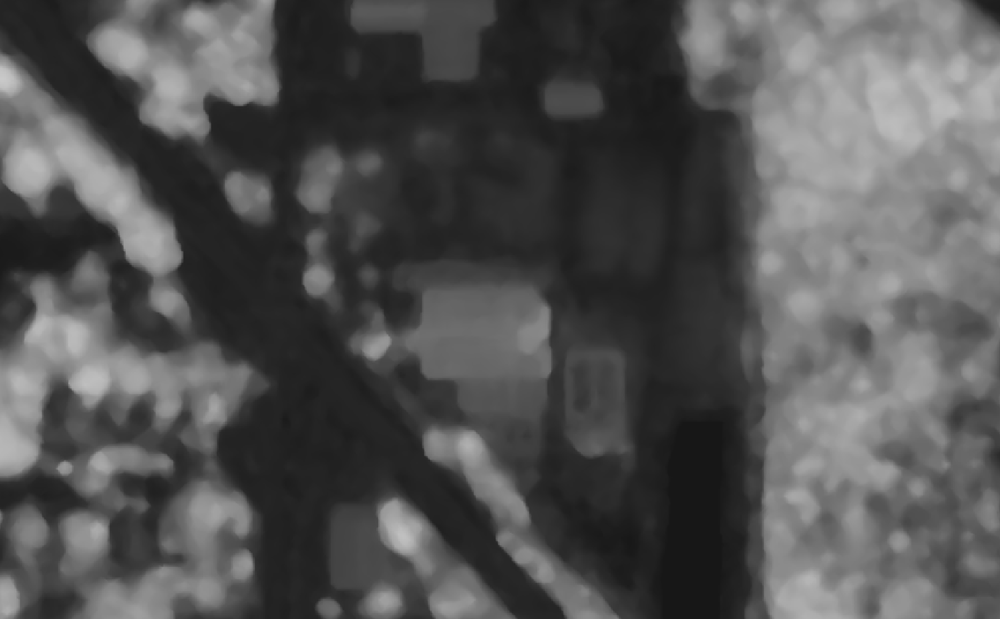
#> input picture src/3dmodeling/dsm.png, 1000 x 619 px, shrunk from 1371 x 849 before the run, found by its file name
$ python dsm2dtm.py
#> lines starting #> are read from the running program, lines starting #| are printed output that depends on the picture
import cv2
import numpy as np
import matplotlib.pyplot as plt

def generate_dtm(dsm_path, output_path, kernel_size=10, iterations=2, smoothing_ksize=5):
    # Load DSM and convert to grayscale
#> called with dsm_path = 'dsm.png', output_path = 'output_dtm.png', kernel_size = 100, iterations = 1, smoothing_ksize = 101
    dsm = cv2.imread(dsm_path, cv2.IMREAD_UNCHANGED)
#> dsm is the input picture: shape (619, 1000, 4); mean B, G, R, A 82.7, 82.7, 82.7, 255
    dsm_gray = cv2.cvtColor(dsm, cv2.COLOR_BGR2GRAY) if len(dsm.shape) == 3 else dsm

    # Define morphological kernel
    kernel = np.ones((kernel_size, kernel_size), np.uint8)

    # Apply erosion to remove small features
    dtm = cv2.erode(dsm_gray, kernel, iterations=iterations)
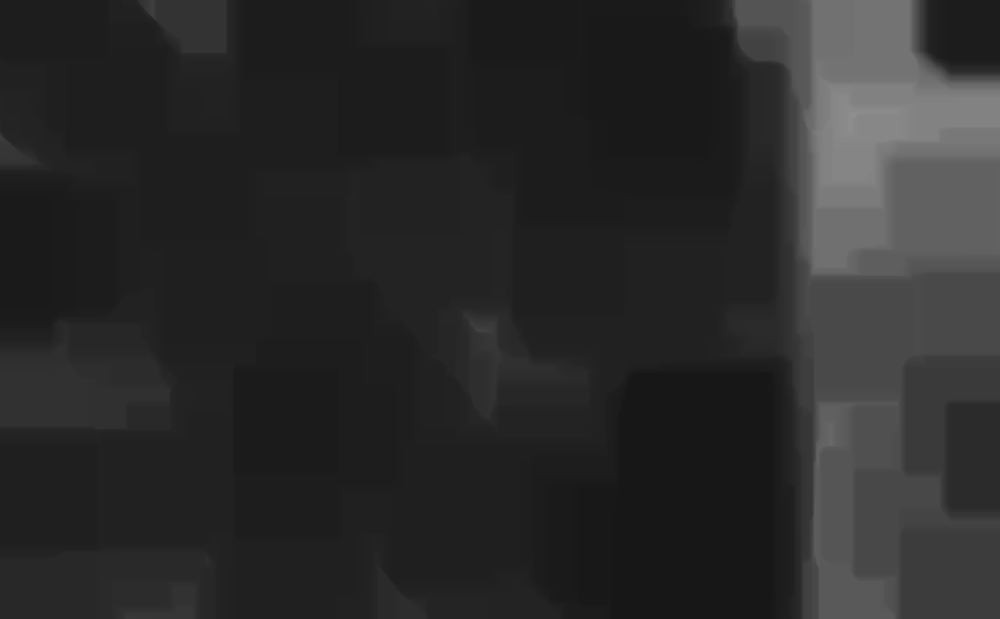
#> dtm: shape (619, 1000); min 23, max 144, mean 42.4

    # Apply Gaussian smoothing to reduce pixelation
    dtm_smooth = cv2.GaussianBlur(dtm, (smoothing_ksize, smoothing_ksize), 0)

    # Save the result as PNG
    cv2.imwrite(output_path, dtm_smooth)

    # Visualize results
    fig, axes = plt.subplots(1, 3, figsize=(20, 5))
    axes[0].imshow(dsm_gray, cmap='gray')
    axes[0].set_title("Original DSM")
    axes[0].axis("off")

    axes[1].imshow(dtm, cmap='gray')
    axes[1].set_title("Final DTM (Before Smoothing)")
    axes[1].axis("off")

    axes[2].imshow(dtm_smooth, cmap='gray')
    axes[2].set_title("Final DTM (Smoothed)")
    axes[2].axis("off")

    plt.show()
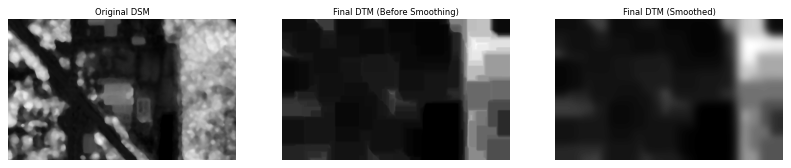
#> figure drawn by matplotlib, 3 panels

# Example usage
generate_dtm("dsm.png", "output_dtm.png", kernel_size=100, iterations=1, smoothing_ksize=101)

$ run again, with src/3dmodeling/rgb.png copied over src/3dmodeling/dsm.png
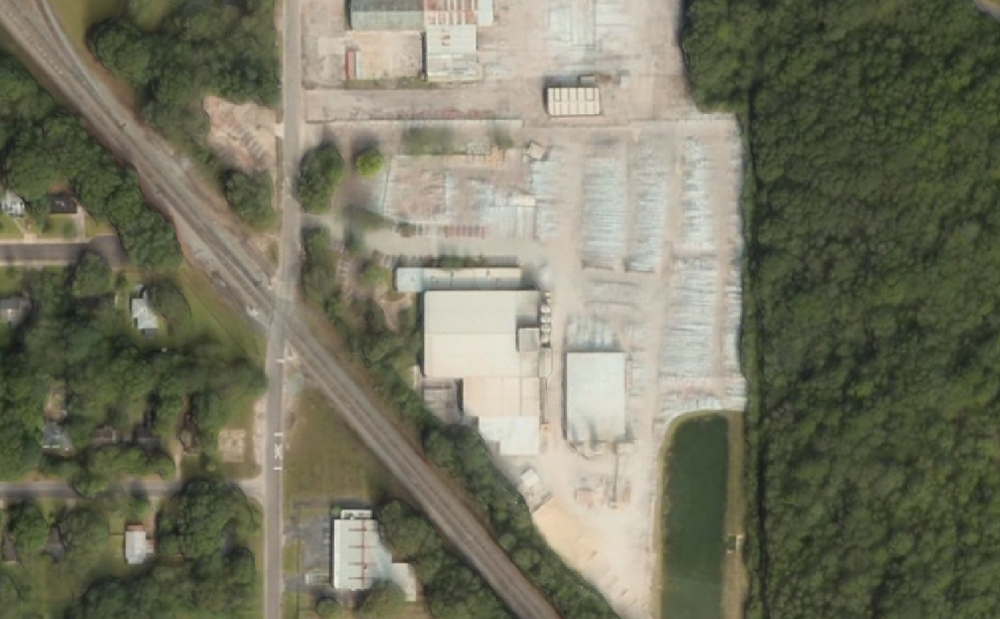
#> input picture src/3dmodeling/rgb.png, 1000 x 619 px, shrunk from 1371 x 849 before the run, found by its file name
#> in generate_dtm, dsm is the input picture: shape (619, 1000, 4); mean B, G, R, A 96.6, 116.1, 116.5, 255
#> in generate_dtm, `dtm = cv2.erode(dsm_gray, kernel, iterations=iterations)`:
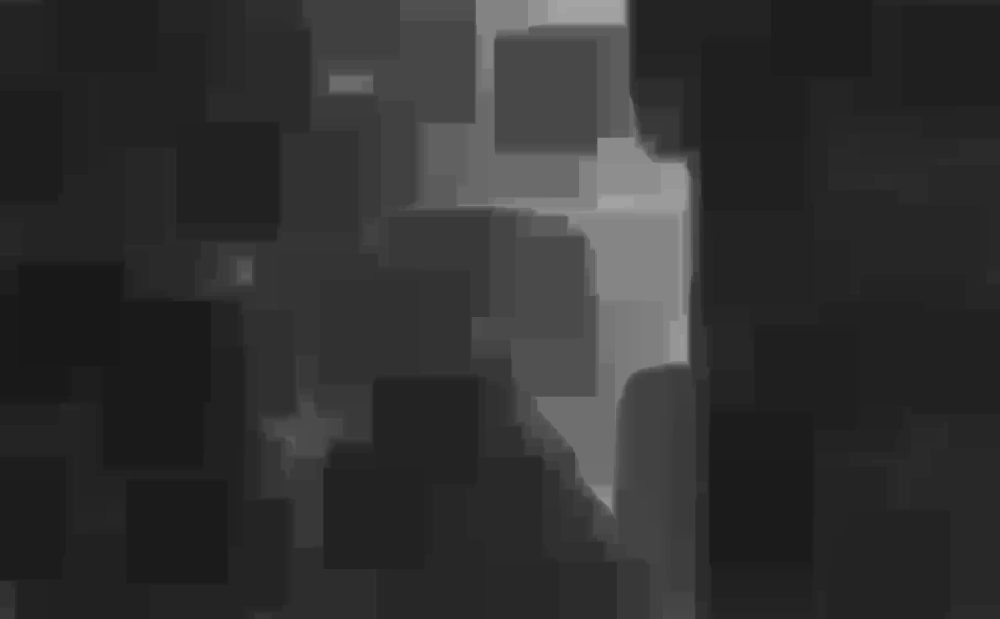
#> dtm: shape (619, 1000); min 24, max 164, mean 48.6
#> in generate_dtm, `plt.show()`:
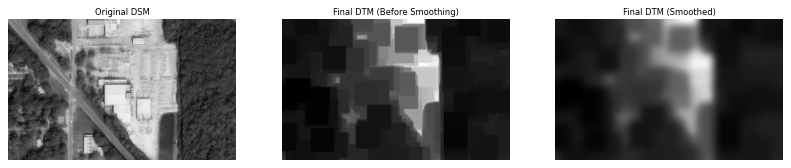
#> figure drawn by matplotlib, 3 panels
